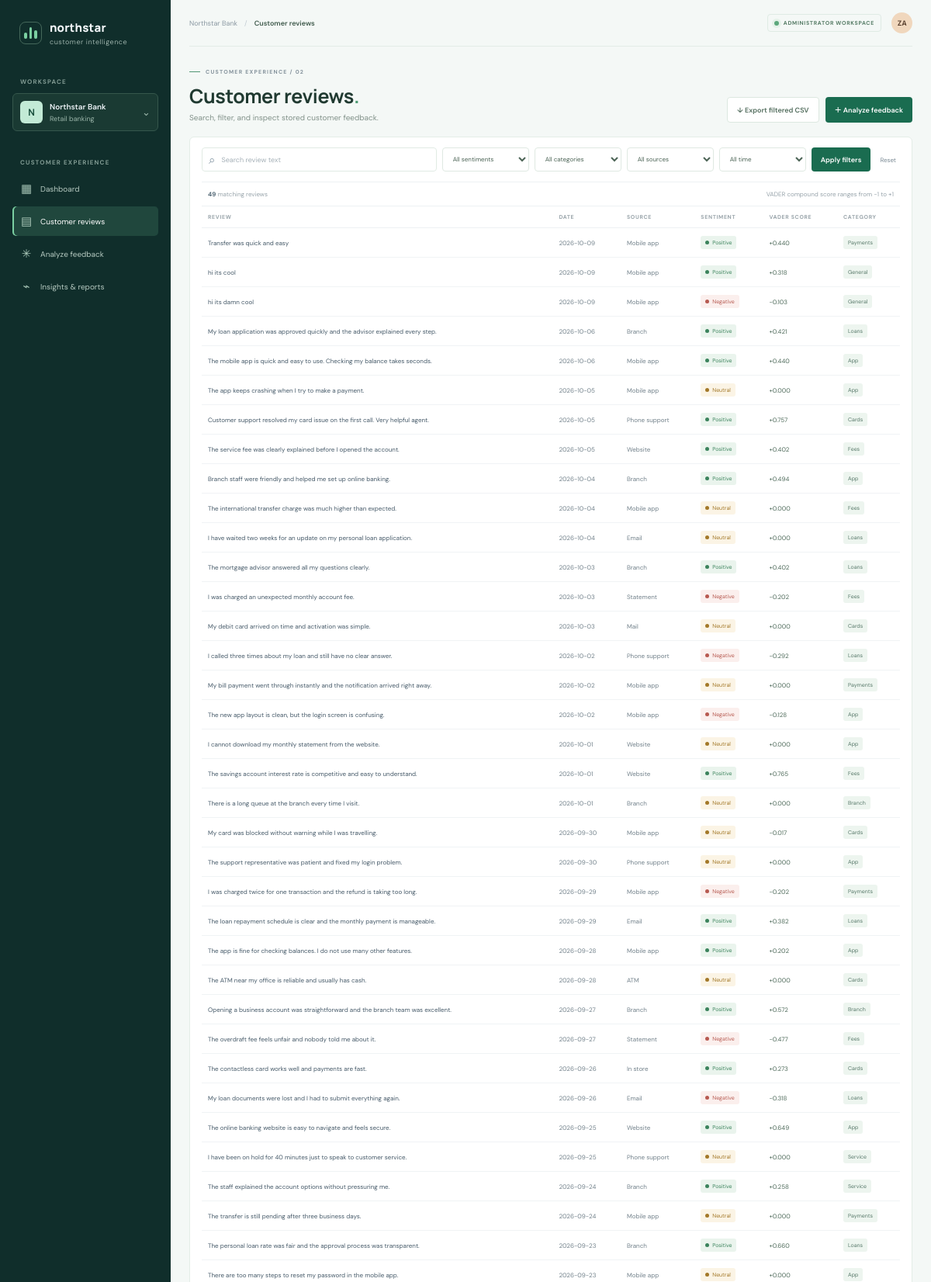
Screenshot of /reviews (signed in, upper part) with the database file from the repository.
### tables this page shows
CREATE TABLE customer_reviews (
            id INTEGER PRIMARY KEY AUTOINCREMENT,
            review TEXT NOT NULL,
            review_date TEXT NOT NULL,
            source TEXT NOT NULL DEFAULT 'Other',
            sentiment TEXT NOT NULL CHECK (sentiment IN ('positive', 'neutral', 'negative')),
            score REAL NOT NULL CHECK (score >= -1 AND score <= 1),
            category TEXT NOT NULL DEFAULT 'General',
            created_at TEXT NOT NULL DEFAULT CURRENT_TIMESTAMP
        , owner_id INTEGER);

### app.py (the view)
    @app.get("/reviews")
    @login_required
    def reviews_page():
        reviews = fetch_reviews()
        categories = sorted({row["category"] for row in reviews})
        sources = sorted({row["source"] for row in reviews})
        return render_template(
            "reviews.html", page="reviews", reviews=reviews, categories=categories, sources=sources,
            filters={key: request.args.get(key, "") for key in ("q", "sentiment", "category", "source", "period")},
        )

### app.py (called while the page is built)
def get_db():
    if "db" not in g:
        g.db = connect_database(current_app.config.get("DATABASE_URL"), current_app.config["DATABASE"])
    return g.db

def login_required(view):
    @wraps(view)
    def wrapped(*args, **kwargs):
        if not session.get("is_admin") and not session.get("user_id"):
            return redirect(url_for("login", next=request.path))
        return view(*args, **kwargs)
    return wrapped

def csrf_token() -> str:
    if "csrf_token" not in session:
        session["csrf_token"] = secrets.token_urlsafe(24)
    return session["csrf_token"]

def fetch_reviews(args=None) -> list[Any]:
    clauses, values = build_filters(args if args is not None else request.args)
    if not session.get("is_admin"):
        clauses.append("(owner_id = ? OR owner_id IS NULL)")
        values.append(session["user_id"])
    query = "SELECT * FROM customer_reviews"
    if clauses:
        query += " WHERE " + " AND ".join(clauses)
    query += " ORDER BY review_date DESC, id DESC"
    return get_db().execute(query, values).fetchall()

### database.py (called while the page is built, shortened)
def connect_database(database_url: str | None, database_path: str) -> DatabaseConnection:
    Path(database_path).parent.mkdir(parents=True, exist_ok=True)
    connection = sqlite3.connect(database_path)
    connection.row_factory = sqlite3.Row
    connection.execute("PRAGMA foreign_keys = ON")
    return DatabaseConnection(connection, is_postgres=False)

    def execute(self, query: str, parameters: tuple[Any, ...] = ()) -> Any:
        if not self.is_postgres:
            return self.connection.execute(query, parameters)

    def close(self) -> None:
        self.connection.close()

### templates/reviews.html (shortened to what this page needs)
{% extends 'base.html' %}
{% block content %}
<section class="page-heading"><div><span class="eyebrow"><i></i> CUSTOMER EXPERIENCE / 02</span><h1>Customer reviews<span>.</span></h1><p>Search, filter, and inspect stored customer feedback.</p></div><div class="heading-actions"><a class="button button-outline" href="{{ url_for('export_reviews', **filters) }}">↓ Export filtered CSV</a><a class="button button-primary" href="{{ url_for('analyze_page') }}">＋ Analyze feedback</a></div></section>
<section class="panel reviews-panel"><form class="filter-bar" method="get"><label class="search-control"><span>⌕</span><input type="search" name="q" value="{{ filters.q }}" placeholder="Search review text" aria-label="Search review text" /></label><select name="sentiment" aria-label="Sentiment"><option value="">All sentiments</option></select><select name="category" aria-label="Category"><option value="">All categories</option></select><select name="source" aria-label="Source"><option value="">All sources</option></select><select name="period" aria-label="Date range"><option value="">All time</option></select><button class="button button-primary filter-submit" type="submit">Apply filters</button><a class="reset-link" href="{{ url_for('reviews_page') }}">Reset</a></form>
<div class="table-meta"><span><strong>{{ reviews|length }}</strong> matching reviews</span><span>VADER compound score ranges from −1 to +1</span></div><div class="review-table-wrap"><table><thead><tr><th>REVIEW</th><th>DATE</th><th>SOURCE</th><th>SENTIMENT</th><th>VADER SCORE</th><th>CATEGORY</th></tr></thead><tbody>{% for review in reviews %}<tr><td class="review-cell">{{ review.review }}</td><td>{{ review.review_date }}</td><td>{{ review.source }}</td><td><span class="sentiment-tag {{ review.sentiment }}">{{ review.sentiment }}</span></td><td class="score-cell">{{ '%+.3f'|format(review.score) }}</td><td><span class="category-tag">{{ review.category }}</span></td></tr>{% else %}<tr><td colspan="6" class="empty-row">No reviews match these filters. Try another search or analyze new feedback.</td></tr>{% endfor %}</tbody></table></div></section>
{% endblock %}

### templates/base.html (shortened to what this page needs)
<!doctype html>
<html lang="en">
<head>
  <link rel="stylesheet" href="{{ url_for('static', filename='static/app.css') }}" />
  <link rel="stylesheet" href="{{ url_for('static', filename='static/theme-green.css') }}" />
</head>
<body>
  <div class="app-layout">
    <aside class="sidebar" id="sidebar">
      <a class="brand" href="{{ url_for('dashboard') }}"><span class="brand-symbol"><i></i><i></i><i></i></span><span><strong>northstar</strong><small>customer intelligence</small></span></a>
      <div class="workspace-label">WORKSPACE</div>
      <div class="workspace-switch"><span class="workspace-mark">N</span><span><strong>Northstar Bank</strong><small>Retail banking</small></span><b>⌄</b></div>
      <div class="nav-label">CUSTOMER EXPERIENCE</div>
      <nav class="side-nav" aria-label="Main navigation">
        <a class="nav-link {% if page == 'dashboard' %}active{% endif %}" href="{{ url_for('dashboard') }}"><span class="nav-icon">▦</span>Dashboard</a>
        <a class="nav-link {% if page == 'reviews' %}active{% endif %}" href="{{ url_for('reviews_page') }}"><span class="nav-icon">▤</span>Customer reviews</a>
        <a class="nav-link {% if page == 'analyze' %}active{% endif %}" href="{{ url_for('analyze_page') }}"><span class="nav-icon">✳</span>Analyze feedback</a>
        <a class="nav-link {% if page == 'insights' %}active{% endif %}" href="{{ url_for('insights') }}"><span class="nav-icon">⌁</span>Insights &amp; reports</a>
      </nav>
    </aside>
    <main class="main-area">
      <header class="topbar"><button class="mobile-menu" id="mobile-menu" type="button" aria-label="Open navigation">☰</button><div class="breadcrumbs"><span>Northstar Bank</span><b>/</b><strong>{% if page == 'dashboard' %}Dashboard{% elif page == 'reviews' %}Customer reviews{% elif page == 'analyze' %}Analyze feedback{% else %}Insights &amp; reports{% endif %}</strong></div><div class="topbar-right"><span class="secure-state"><i></i> {{ account_role|upper }} WORKSPACE</span><span class="top-avatar">{{ admin_username[:2].upper() }}</span></div></header>
      {% block content %}{% endblock %}
    </main>
  </div>
</body>
</html>

### public/static/theme-green.css (style rules this page uses)
:root { --navy: #173b33; --navy-deep: #102e2b; --ink: #263a34; --muted: #82918a; --line: #e7eeea; --canvas: #f4f8f6; --blue: #36785b; --teal: #4fa47f; --green: #4da779; }
.sidebar { color: #d9e8e1; background: #102e2b; }
.brand small { color: #9bb1aa; }
.brand-symbol { border-color: #45685b; }
.brand-symbol i { background: #7bd0a2; }
.workspace-label, .nav-label { color: #819b93; }
.workspace-switch { border-color: #35574c; background: #1a3a33; }
.workspace-mark { color: #174e3c; background: #c2ead6; }
.workspace-switch small, .workspace-switch b { color: #9bb6aa; }
.nav-link { color: #b5c9c0; }
.nav-link.active { background: #20473d; box-shadow: inset 2px 0 #7bd0a2; }
.nav-icon { color: #a8c6b7; }
.main-area { background: #f4f8f6; }
.topbar { border-color: #e3ece7; }
.breadcrumbs strong { color: #405b4d; }
.secure-state { border-color: #dfebe4; color: #557b65; }
.page-heading h1 { color: #203a31; }
.page-heading p { color: #82928a; }
.period-form select, .filter-bar select { border-color: #dfe9e2; color: #536b5d; }
.button-primary { background: #1a6c50; }
.button-outline { border-color: #dce8e0; color: #526d5d; }
.metric-card, .panel, .report-summary { border-color: #e4ede7; }
.search-control input, .period-form select, .filter-bar select { color: #4d6557; }
.search-control { border-color: #e1ebe4; }
.category-tag { color: #58796a; background: #edf5ef; }
.score-cell { color: #4f6b5b; }

### rows the page displays
customer_reviews: review "Transfer was quick and easy", review_date "2026-10-09", source "Mobile app", sentiment "Positive", score "+0.440", category "Payments"
customer_reviews: review "hi its cool", review_date "2026-10-09", source "Mobile app", sentiment "Positive", score "+0.318", category "General"
customer_reviews: review "hi its damn cool", review_date "2026-10-09", source "Mobile app", sentiment "Negative", score "-0.103", category "General"
customer_reviews: review "My loan application was approved quickly and the advisor explained every step.", review_date "2026-10-06", source "Branch", sentiment "Positive", score "+0.421", category "Loans"
customer_reviews: review "The mobile app is quick and easy to use. Checking my balance takes seconds.", review_date "2026-10-06", source "Mobile app", sentiment "Positive", score "+0.440", category "App"
customer_reviews: review "The app keeps crashing when I try to make a payment.", review_date "2026-10-05", source "Mobile app", sentiment "Neutral", score "+0.000", category "App"
customer_reviews: review "Customer support resolved my card issue on the first call. Very helpful agent.", review_date "2026-10-05", source "Phone support", sentiment "Positive", score "+0.757", category "Cards"
customer_reviews: review "The service fee was clearly explained before I opened the account.", review_date "2026-10-05", source "Website", sentiment "Positive", score "+0.402", category "Fees"
customer_reviews: review "Branch staff were friendly and helped me set up online banking.", review_date "2026-10-04", source "Branch", sentiment "Positive", score "+0.494", category "App"
customer_reviews: review "The international transfer charge was much higher than expected.", review_date "2026-10-04", source "Mobile app", sentiment "Neutral", score "+0.000", category "Fees"
customer_reviews: review "I have waited two weeks for an update on my personal loan application.", review_date "2026-10-04", source "Email", sentiment "Neutral", score "+0.000", category "Loans"
customer_reviews: review "The mortgage advisor answered all my questions clearly.", review_date "2026-10-03", source "Branch", sentiment "Positive", score "+0.402", category "Loans"
customer_reviews: review "I was charged an unexpected monthly account fee.", review_date "2026-10-03", source "Statement", sentiment "Negative", score "-0.202", category "Fees"
customer_reviews: review "My debit card arrived on time and activation was simple.", review_date "2026-10-03", source "Mail", sentiment "Neutral", score "+0.000", category "Cards"
customer_reviews: review "I called three times about my loan and still have no clear answer.", review_date "2026-10-02", source "Phone support", sentiment "Negative", score "-0.292", category "Loans"
customer_reviews: review "My bill payment went through instantly and the notification arrived right away.", review_date "2026-10-02", source "Mobile app", sentiment "Neutral", score "+0.000", category "Payments"
customer_reviews: review "The new app layout is clean, but the login screen is confusing.", review_date "2026-10-02", source "Mobile app", sentiment "Negative", score "-0.128", category "App"
customer_reviews: review "I cannot download my monthly statement from the website.", review_date "2026-10-01", source "Website", sentiment "Neutral", score "+0.000", category "App"
customer_reviews: review "The savings account interest rate is competitive and easy to understand.", review_date "2026-10-01", source "Website", sentiment "Positive", score "+0.765", category "Fees"
customer_reviews: review "There is a long queue at the branch every time I visit.", review_date "2026-10-01", source "Branch", sentiment "Neutral", score "+0.000", category "Branch"
customer_reviews: review "My card was blocked without warning while I was travelling.", review_date "2026-09-30", source "Mobile app", sentiment "Neutral", score "-0.017", category "Cards"
customer_reviews: review "The support representative was patient and fixed my login problem.", review_date "2026-09-30", source "Phone support", sentiment "Neutral", score "+0.000", category "App"
customer_reviews: review "I was charged twice for one transaction and the refund is taking too long.", review_date "2026-09-29", source "Mobile app", sentiment "Negative", score "-0.202", category "Payments"
customer_reviews: review "The loan repayment schedule is clear and the monthly payment is manageable.", review_date "2026-09-29", source "Email", sentiment "Positive", score "+0.382", category "Loans"
customer_reviews: review "The app is fine for checking balances. I do not use many other features.", review_date "2026-09-28", source "Mobile app", sentiment "Positive", score "+0.202", category "App"
customer_reviews: review "The ATM near my office is reliable and usually has cash.", review_date "2026-09-28", source "ATM", sentiment "Neutral", score "+0.000", category "Cards"
customer_reviews: review "Opening a business account was straightforward and the branch team was excellent.", review_date "2026-09-27", source "Branch", sentiment "Positive", score "+0.572", category "Branch"
customer_reviews: review "The overdraft fee feels unfair and nobody told me about it.", review_date "2026-09-27", source "Statement", sentiment "Negative", score "-0.477", category "Fees"
customer_reviews: review "The contactless card works well and payments are fast.", review_date "2026-09-26", source "In store", sentiment "Positive", score "+0.273", category "Cards"
customer_reviews: review "My loan documents were lost and I had to submit everything again.", review_date "2026-09-26", source "Email", sentiment "Negative", score "-0.318", category "Loans"
customer_reviews: review "The online banking website is easy to navigate and feels secure.", review_date "2026-09-25", source "Website", sentiment "Positive", score "+0.649", category "App"
customer_reviews: review "I have been on hold for 40 minutes just to speak to customer service.", review_date "2026-09-25", source "Phone support", sentiment "Neutral", score "+0.000", category "Service"
customer_reviews: review "The staff explained the account options without pressuring me.", review_date "2026-09-24", source "Branch", sentiment "Positive", score "+0.258", category "Service"
customer_reviews: review "The transfer is still pending after three business days.", review_date "2026-09-24", source "Mobile app", sentiment "Neutral", score "+0.000", category "Payments"
customer_reviews: review "The personal loan rate was fair and the approval process was transparent.", review_date "2026-09-23", source "Branch", sentiment "Positive", score "+0.660", category "Loans"
customer_reviews: review "There are too many steps to reset my password in the mobile app.", review_date "2026-09-23", source "Mobile app", sentiment "Neutral", score "+0.000", category "App"

### other values shown
{{ account_role|upper }} "ADMINISTRATOR"
{{ admin_username[:2].upper() }} "ZA"
{{ reviews|length }} "49"
